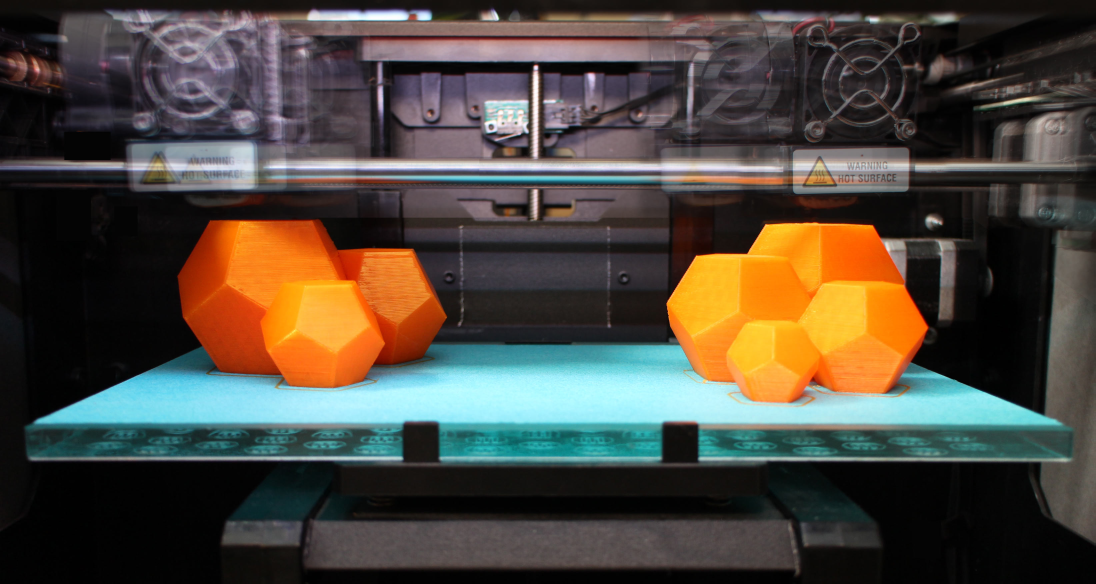
#> input picture src/$5t4i9piv5b.jpeg, 3286 x 1752 px, given in place of the camera (shown at 1/3 size)
$ python camera.py   (older library calls are emulated)
#> lines starting #> are read from the running program, lines starting #| are printed output that depends on the picture; after the words box and inside, x2 and y2 are one past the last pixel; in counts of white or black regions, pixels touching at a corner belong together
### centroid.py
def getCentroid(points = []):
    sumX = 0
    sumY = 0
    for i in points:

            sumX += i[0][0]
            sumY += i[0][1]

    return (int(sumX/len(points)),int(sumY/len(points)))

### camera.py
import cv2
import numpy as np
import matplotlib.pyplot as plt
import mahotas
from centroid import getCentroid

cap = cv2.VideoCapture(0)

def regionOfInterst(image):
    height = image.shape[0]
    polygons = np.array([
        [(200,height),(1100,height),(550,250)]
    ])
    mask = np.zeros_like(image)
    print (mask)
    print (polygons)
    cv2.fillPoly(mask,polygons,255)
    maskedImage = cv2.bitwise_and(image,mask)
    return maskedImage

def escreve(img, texto, cor=(255,0,0)):
    fonte = cv2.FONT_HERSHEY_SIMPLEX
    cv2.putText(img, texto, (10,20), fonte, 0.5, cor, 0,
    cv2.LINE_AA)


while(True):
    # Capture frame-by-frame
    ret, frame = cap.read()
#> frame is the input picture: shape (1752, 3286, 3); mean B, G, R 62.9, 72.2, 78.4

    # Our operations on the frame come here
    gray = cv2.cvtColor(frame, cv2.COLOR_BGR2GRAY)
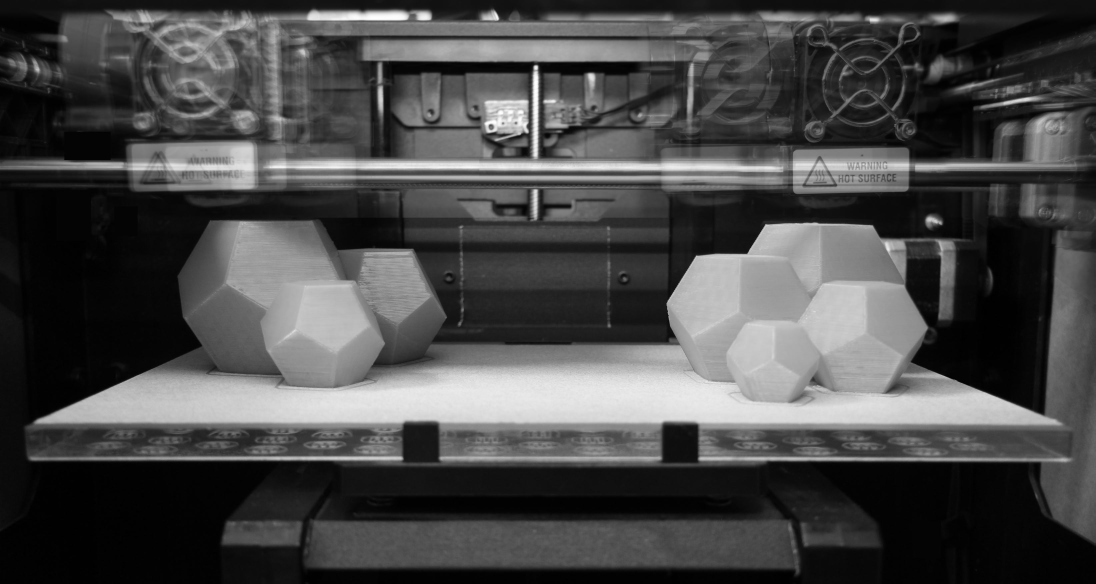
#> gray: shape (1752, 3286) (shown at 1/3 size); min 0, max 255, mean 73

    # Display the resulting frame

    blur = cv2.GaussianBlur(gray,(9,9),0)
    #blur = cv2.bilateralFilter(gray, 11, 77, 77)
    blur = cv2.medianBlur(gray, 15)
    T = mahotas.thresholding.otsu(blur)
#> T = 95
    bin = blur.copy()
    bin[bin > T] = 255
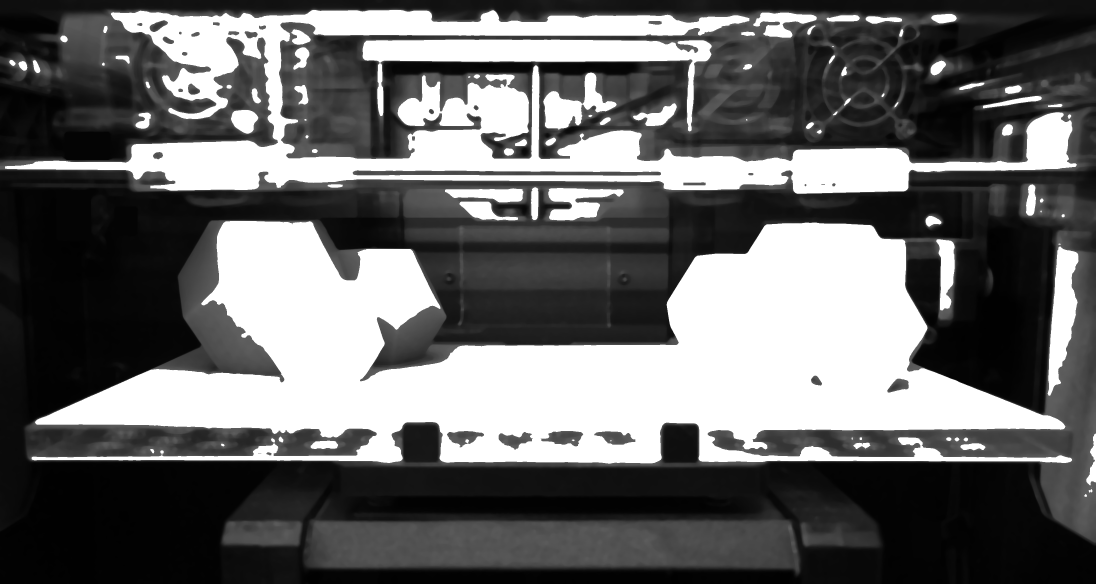
#> bin: shape (1752, 3286) (shown at 1/3 size); min 0, max 255, mean 103.4
    bin[bin < 255] = 0
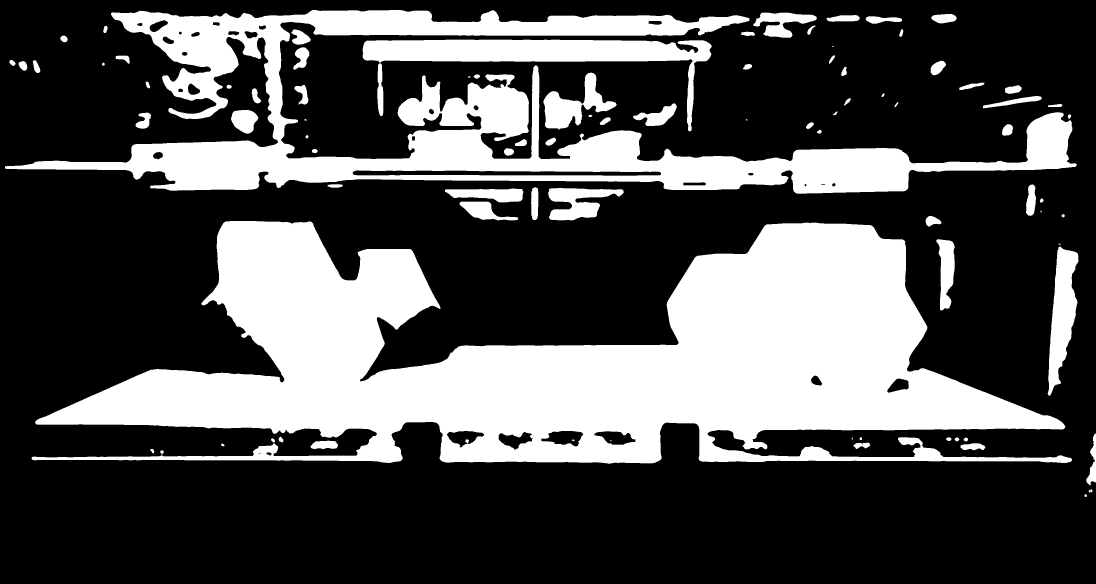
#> bin: shape (1752, 3286) (shown at 1/3 size); 31% white; 88 white regions (8 under 20 px), largest, box (x1, y1, x2, y2) and area: (95, 663, 3216, 1391) 1122171, (15, 30, 3230, 581) 473885, (1088, 119, 2135, 394) 67468
    bin = cv2.bitwise_not(bin)


    canny = cv2.Canny(bin,50,150)
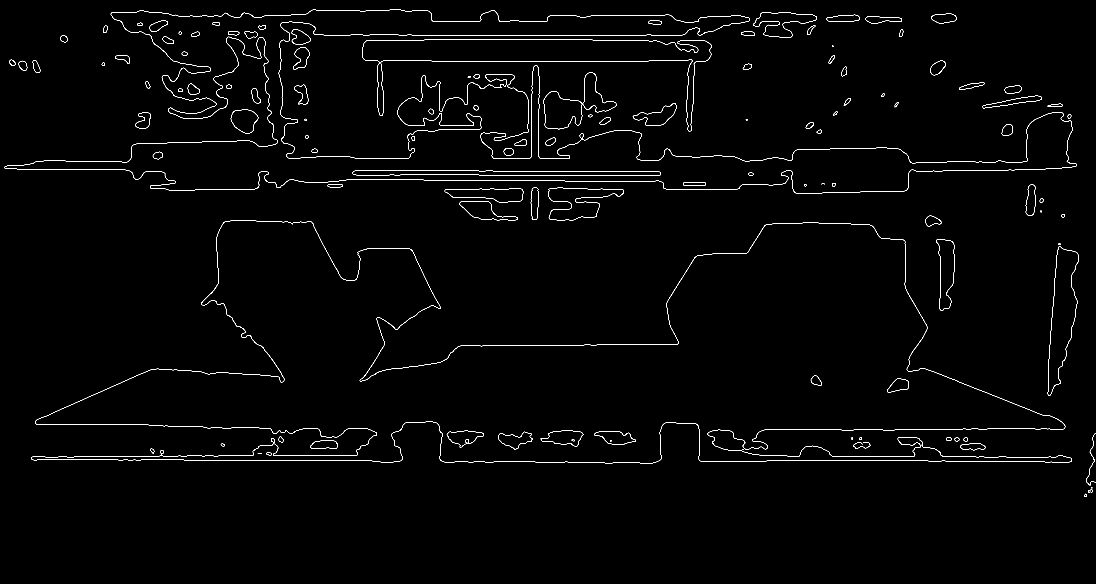
#> canny: shape (1752, 3286) (shown at 1/3 size); 0.88% white in thin lines or dots, all inside (x1, y1, x2, y2) = (14, 29, 3286, 1491)


    (lx, objetos, lx) = cv2.findContours(canny.copy(), cv2.RETR_EXTERNAL, cv2.CHAIN_APPROX_NONE)
#> lx = 100 rows, first 6: [1, -1, -1, -1], [2, 0, -1, -1], [3, 1, -1, -1], [4, 2, -1, -1], [5, 3, -1, -1], [6, 4, -1, -1]; objetos = 100 contours, 17 with area under 20; largest, box (x1, y1, x2, y2) and area: (14, 29, 3230, 581) 491484, (1087, 118, 2135, 394) 67485, (3142, 739, 3236, 1187) 22706, (1644, 563, 1871, 661) 12250, (2808, 717, 2864, 931) 7686
    print(objetos)
#> (printed output is left out)
    imgC2 = frame.copy()
    for i in objetos:
    #print(getCentroid(i))
        cv2.circle(imgC2, getCentroid(i), 5, (0, 255, 0),2)
#> this loop made 100 passes
#> i on pass 32: [[878, 671], [878, 672]]


    #cv2.imshow("Imagem Original", frame)
    cv2.drawContours(imgC2, objetos, -1, (255, 0, 0), 2)
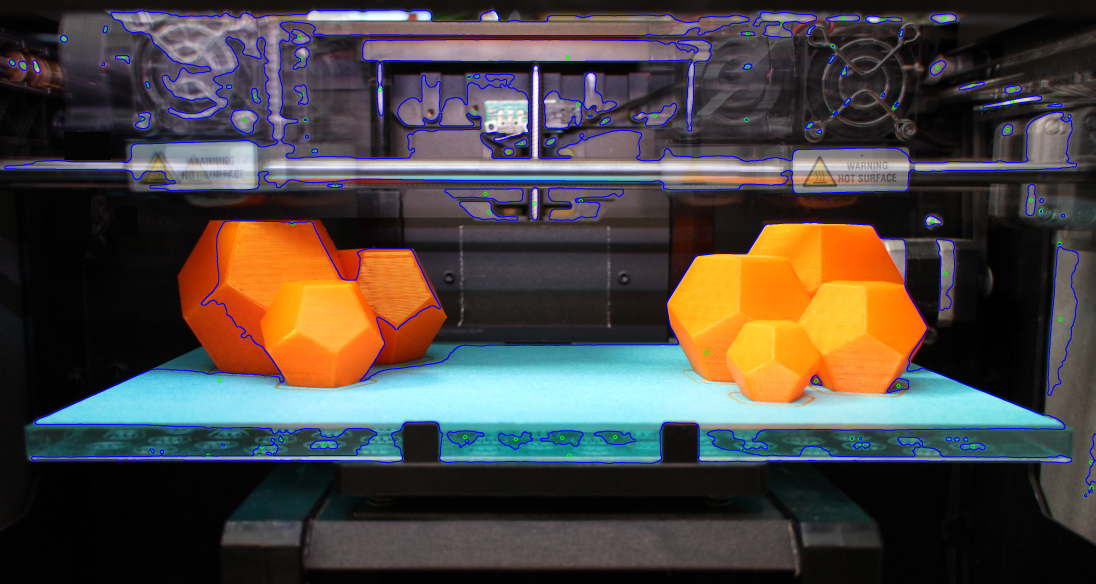
#> imgC2: shape (1752, 3286, 3) (shown at 1/3 size); mean B, G, R 67, 69.8, 75.6
    escreve(imgC2, str(len(objetos))+" objetos encontrados!")
#> in escreve, `fonte = cv2.FONT_HERSHEY_SIMPLEX`: fonte = 0
    cv2.imshow("Resultado", imgC2)


    #cv2.imshow('frame',blur)q
    if cv2.waitKey(1) & 0xFF == ord('q'):
#> (key q is pressed here)
        break

# When everything done, release the capture
cap.release()
cv2.destroyAllWindows()
